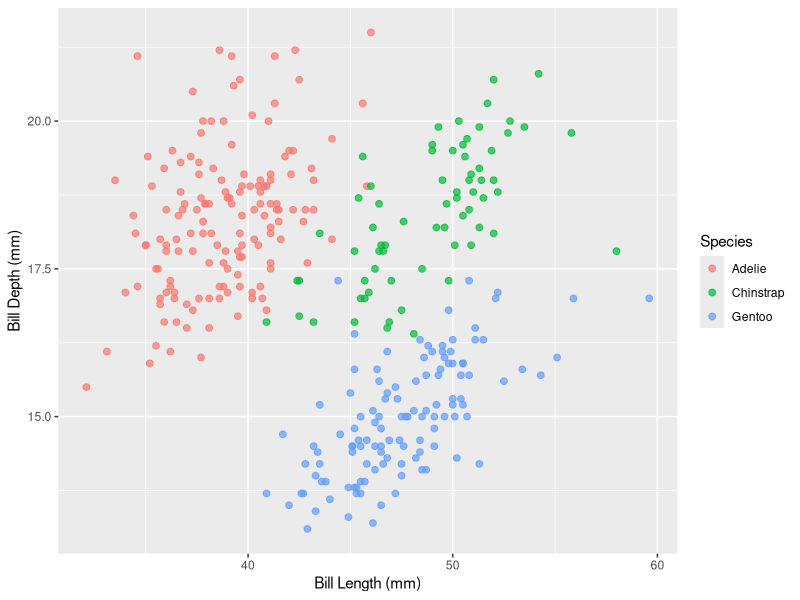

Recreate this plot in R.
# Run this to load all necessary libraries
library(tidyverse)
# install.packages("palmerpenguins") # Run this if you can't load the palmerpenguins library 
library(palmerpenguins)
pgs <- penguins %>% drop_na
head(pgs)

pgs %>% 
  ggplot() +
  geom_point(aes(x = bill_length_mm, y = bill_depth_mm, color = species),
             size = 2, alpha = 0.7) +
  labs(x = "Bill Length (mm)",
       y = "Bill Depth (mm)",
       color = "Species")
